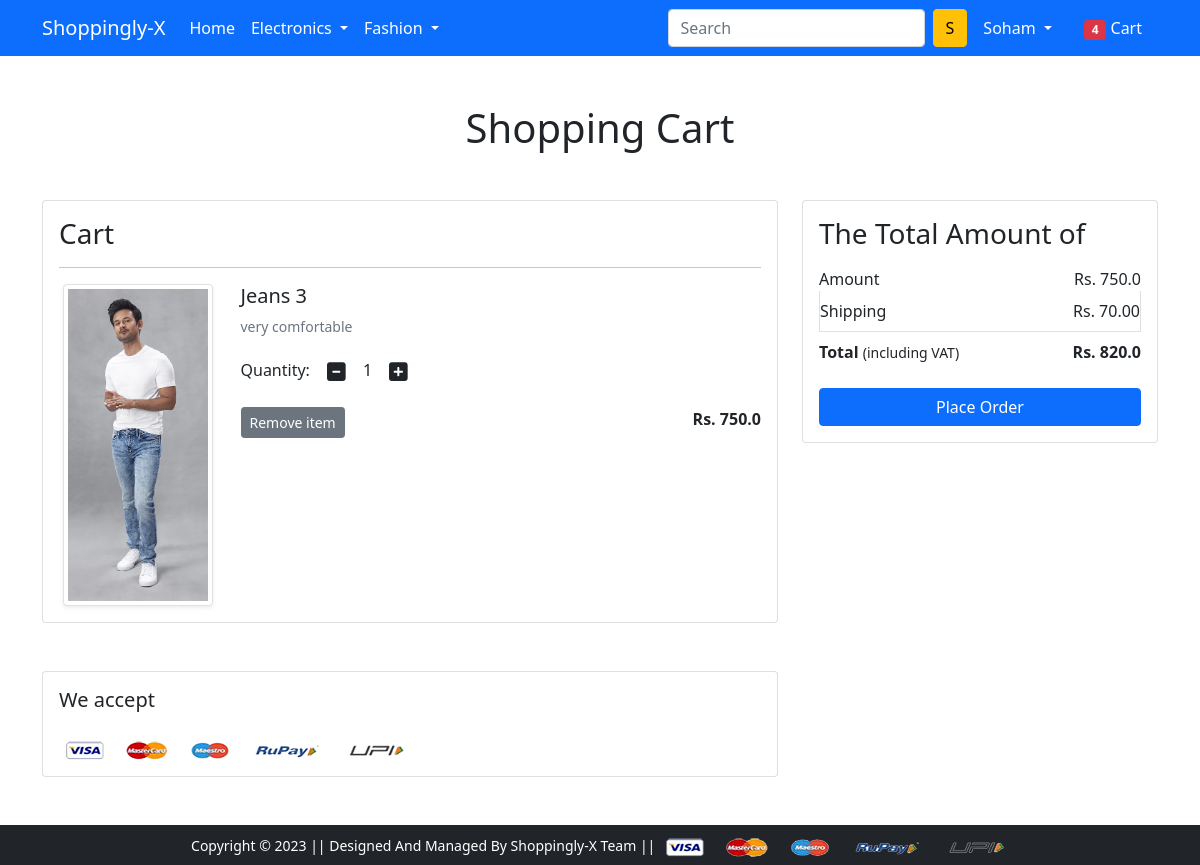
The app's page /cart/ (signed in) with its own data.
### app/models.py (models this page shows, shortened)
class Cart(models.Model):
    user = models.ForeignKey(User,on_delete=models.CASCADE)
    product = models.ForeignKey(Product,on_delete=models.CASCADE)
    quantity = models.PositiveIntegerField(default=1)

class Product(models.Model):
    title = models.CharField(max_length=100)
    selling_price = models.FloatField()
    discounted_price = models.FloatField()
    description = models.TextField()
    brand = models.CharField(max_length=100)
    category = models.CharField(choices = CATEGORY_CHOICES,max_length=2)
    product_image = models.ImageField(upload_to='productimg')

### app/views.py (the view)
# urls.py: path('cart/',views.show_cart,name='showcart'),
@login_required
def show_cart(request):
  if request.user.is_authenticated:
   user=request.user
   cart=Cart.objects.filter(user=user)
   amount=0.0
   shipping_amount=70
   total_amount=0.0
   cart_product=[p for p in Cart.objects.all() if p.user == user]
   if cart_product:
      for p in cart_product:
        tempamount = (p.quantity * p.product.discounted_price)
        amount += tempamount
        totalamount = amount + shipping_amount
      return render(request, 'app/addtocart.html',{'carts':cart,  'totalamount':totalamount,'amount':amount})
   else:
      return render(request,'app/emptycart.html')

### app/templates/app/addtocart.html (shortened to what this page needs)
{% extends 'app/base.html' %}
{% load static %}
{% block main-content %}
<div class="container my-5">
 <div class="row">
  <h1 class="text-center mb-5">Shopping Cart</h1>
  <div class="col-sm-8">
  <div class="card">
   <div class="card-body">
    <h3>Cart</h3>
    {% for cart in carts %}
    <hr>
    <div class="row">
     <div class="col-sm-3 text-center align-self-center"><img src="{{cart.product.product_image.url}}" alt="" srcset="" class="img-fluid img-thumbnail shadow-sm" height="150" width="150"> </div>
     <div class="col-sm-9">
      <div>
       <h5>{{cart.product.title}}</h5>
       <p class="mb-2 text-muted small">{{cart.product.description}}</p>
       <div class="my-3">
        <label for="quantity">Quantity:</label>
        <a class="minus-cart btn" pid="{{cart.product.id}}"><i class="fas fa-minus-square fa-lg"></i></a>
          <span id="quantity">{{cart.quantity}}</span>
        <a class="plus-cart btn" pid="{{cart.product.id}}"><i class="fas fa-plus-square fa-lg"></i></a>
       </div>
       <div class="d-flex justify-content-between">
        <a href="#" class="btn btn-sm btn-secondary mr-3 remove-cart"pid="{{cart.product.id}}">Remove item </a>
        <p class="mb-0"><span><strong>Rs. {{cart.product.discounted_price}}</strong></span></p>
       </div>
      </div>
     </div>
    </div>
    {% endfor %}
   </div>
   </div>
  </div>
  <div class="col-sm-4">
   <div class="card">
    <div class="card-body">
      <h3>The Total Amount of</h3>
      <ul class="list-group">
       <li class="list-group-item d-flex justify-content-between align-items-center border-0 px-0 pb-0">Amount<span>Rs. <span id="amount">{{amount}}</span></span></li>
       <li class="list-group-item d-flex justify-content-between align-items-center px-0">Shipping<span>Rs. 70.00</span></li>
       <li class="list-group-item d-flex justify-content-between align-items-center border-0 px-0 mb-3">
        <div>
           <strong>Total</strong> <small>(including VAT)</small>
         </div>
         <span><strong>Rs. <strong id="totalamount">{{totalamount}}</strong></strong></span>
       </li>
      </ul>
      <div class="d-grid"><a href="{% url 'checkout' %}" class="btn btn-primary">Place Order</a></div>
    </div>
   </div>
  </div>
 </div>
</div>
<div class="container">
 <div class="row">
  <div class="col-sm-8">
   <div class="card">
    <div class="card-body">
      <h5 class="mb-4">We accept</h5>
      <img src="{% static 'app/images/payment.png' %}" alt="" class="img-fluid">
    </div>
  </div>
  </div>
 </div>
</div>
{% endblock main-content %}

### app/templates/app/base.html (shortened to what this page needs)
<!doctype html>
{% load static %}
<html lang="en">
  <head>
    <link href="https://cdn.jsdelivr.net/npm/bootstrap@5.0.0-beta1/dist/css/bootstrap.min.css" rel="stylesheet">
    <link rel="stylesheet" href="{% static 'app/css/owl.carousel.min.css' %}">
    <link rel="stylesheet" href="{% static 'app/css/all.min.css' %}">
    <link rel="stylesheet" href="{% static 'app/css/style.css' %}">
  </head>
  <body>
    <nav class="navbar navbar-expand-lg navbar-dark bg-primary">
     <div class="container">
       <a class="navbar-brand" href="/">Shoppingly-X</a>
       <div class="collapse navbar-collapse" id="navbarSupportedContent">
         <ul class="navbar-nav me-auto mb-2 mb-lg-0">
           <li class="nav-item">
             <a class="nav-link active" aria-current="page" href="/">Home</a>
           </li>
           <li class="nav-item dropdown">
             <a class="nav-link dropdown-toggle text-white" href="#" id="electronicsDropdown" role="button" data-bs-toggle="dropdown" aria-expanded="false">
               Electronics
             </a>
           </li>
           <li class="nav-item dropdown">
             <a class="nav-link dropdown-toggle text-white" href="#" id="fashionDropdown" role="button" data-bs-toggle="dropdown" aria-expanded="false">
               Fashion
             </a>
           </li>
         </ul>
         <form class="d-flex">
           <input class="form-control me-2" type="search" placeholder="Search" aria-label="Search">
           <button class="btn btn-warning" type="submit">S</button>
         </form>
         <div>
          <ul class="navbar-nav me-auto mb-2 mb-lg-0">
            {% if request.user.is_authenticated %}
           <li class="nav-item dropdown mx-2">
              <a class="nav-link dropdown-toggle text-white" href="#" id="profileDropdown" role="button" data-bs-toggle="dropdown" aria-expanded="false">
                {{request.user.username|capfirst}}
              </a>
            </li>
            <li class="nav-item mx-2">
             <a href="{% url 'showcart' %}" class="nav-link text-white"><span class="badge bg-danger">4</span> Cart </a>
            </li>
            {% endif %}
          </ul>
         </div>
       </div>
     </div>
    </nav>
    {% block main-content %} {% endblock main-content %}
    <footer class="container-fluid bg-dark text-center p-2 mt-5">
        <small class="text-white">Copyright &copy; 2023 || Designed And Managed By Shoppingly-X Team || </small>
        <img src="{% static 'app/images/payment.png' %}" alt="" srcset="" class="img-fluid" height="2px">
    </footer>
  </body>
</html>

### records on screen
Cart: product.product_image (picture), product "Jeans 3", product.description "very comfortable", quantity "1", product.discounted_price "750.0"

### other values on screen
{{ request.user.username|capfirst }} "Soham"
{{ amount }} "750.0"
{{ totalamount }} "820.0"
